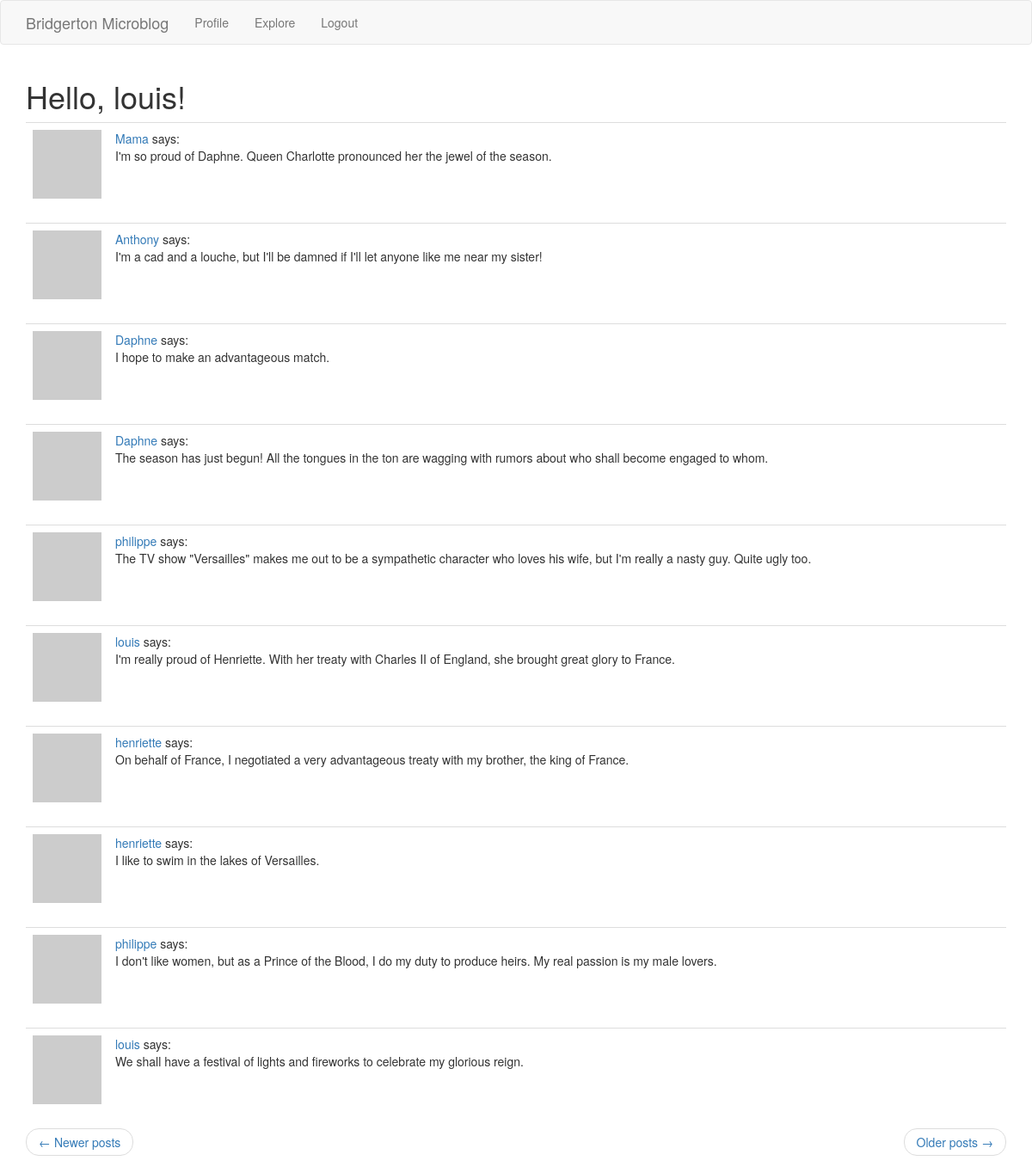
/explore?page=3 (signed in), run on the app's committed database.
### app/models.py (models this page shows, shortened)
class User(UserMixin, db.Model):
    id = db.Column(db.Integer, primary_key=True)
    username = db.Column(db.String(64), index=True, unique=True)
    email = db.Column(db.String(128), index=True, unique=True)
    password_hash = db.Column(db.String(128))
    posts = db.relationship('Post', backref='author', lazy='dynamic')
    about_me = db.Column(db.String(256))
    last_seen = db.Column(db.DateTime, default=datetime.utcnow)
    followed = db.relationship(
        'User', secondary=followers,
        primaryjoin=(followers.c.follower_id == id),
        secondaryjoin=(followers.c.poster_id == id),
        backref=db.backref('followers', lazy='dynamic'), lazy='dynamic')
    def avatar(self, size):
        hexdigest = md5(self.email.lower().encode('utf-8')).hexdigest()
        return f'https://www.gravatar.com/avatar/{hexdigest}?s={size}&d=identicon'

class Post(db.Model):
    id = db.Column(db.Integer, primary_key=True)
    body = db.Column(db.String(140))
    timestamp = db.Column(db.DateTime, index=True, default=datetime.utcnow)
    user_id = db.Column(db.Integer, db.ForeignKey('user.id'))

### app/routes.py (the view)
@app.route('/explore')
@login_required
def explore():
    page = request.args.get('page', 1, type=int)
    posts = Post.query.order_by(Post.timestamp.desc()).paginate(
        page, app.config['POSTS_PER_PAGE'], False)
    next_url = url_for('explore', page=posts.next_num) \
        if posts.has_next else None
    prev_url = url_for('explore', page=posts.prev_num) \
        if posts.has_prev else None
    return render_template('index.html', title='Explore', posts=posts.items,
                           next_url=next_url, prev_url=prev_url)

### app/models.py (called while the page is built)
@login.user_loader
def load_user(id):
    return User.query.get(int(id))

### app/routes.py (called while the page is built)
@app.before_request
def before_request():
    if current_user.is_authenticated:
        current_user.last_seen = datetime.utcnow()
        db.session.commit()

### app/templates/index.html (shortened to what this page needs)
{% extends "base.html" %}
{% import 'bootstrap/wtf.html' as wtf %}
{% block app_content %}
    <h1>Hello, {{ current_user.username }}!</h1>
    {% for post in posts %}
        {% include '_post.html' %}
    {% endfor %}
    <nav aria-label="...">
        <ul class="pager">
            <li class="previous{% if not prev_url %} disabled{% endif %}">
                <a href="{{ prev_url or '#' }}">
                    <span aria-hidden="true">&larr;</span> Newer posts
                </a>
            </li>
            <li class="next{% if not next_url %} disabled{% endif %}">
                <a href="{{ next_url or '#' }}">
                    Older posts <span aria-hidden="true">&rarr;</span>
                </a>
            </li>
        </ul>
    </nav>
{% endblock %}

### app/templates/_post.html
<table class="table table-hover">
    <tr>
        <td width="70px">
            <a href="{{  url_for('user_profile', username=post.author.username) }}">
                <img src="{{ post.author.avatar(70) }}">
            </a>
        </td>
        <td>
            <a href="{{ url_for('user_profile', username=post.author.username) }}">
                {{ post.author.username }}
            </a>
            says:
            <br/>
            {{ post.body }}
        </td>
    </tr>
</table>

### data on the page
User: username "louis"
Post: author.username "Mama", body "I'm so proud of Daphne. Queen Charlotte pronounced her the jewel of the season."
Post: author.username "Anthony", body "I'm a cad and a louche, but I'll be damned if I'll let anyone like me near my sister!"
Post: author.username "Daphne", body "I hope to make an advantageous match."
Post: author.username "Daphne", body "The season has just begun! All the tongues in the ton are wagging with rumors about who shall become engaged to whom."
Post: author.username "philippe", body "The TV show \"Versailles\" makes me out to be a sympathetic character who loves his wife, but I'm really a nasty guy. Quite ugly too."
Post: author.username "louis", body "I'm really proud of Henriette. With her treaty with Charles II of England, she brought great glory to France."
Post: author.username "henriette", body "On behalf of France, I negotiated a very advantageous treaty with my brother, the king of France."
Post: author.username "henriette", body "I like to swim in the lakes of Versailles."
Post: author.username "philippe", body "I don't like women, but as a Prince of the Blood, I do my duty to produce heirs. My real passion is my male lovers."
Post: author.username "louis", body "We shall have a festival of lights and fireworks to celebrate my glorious reign."
